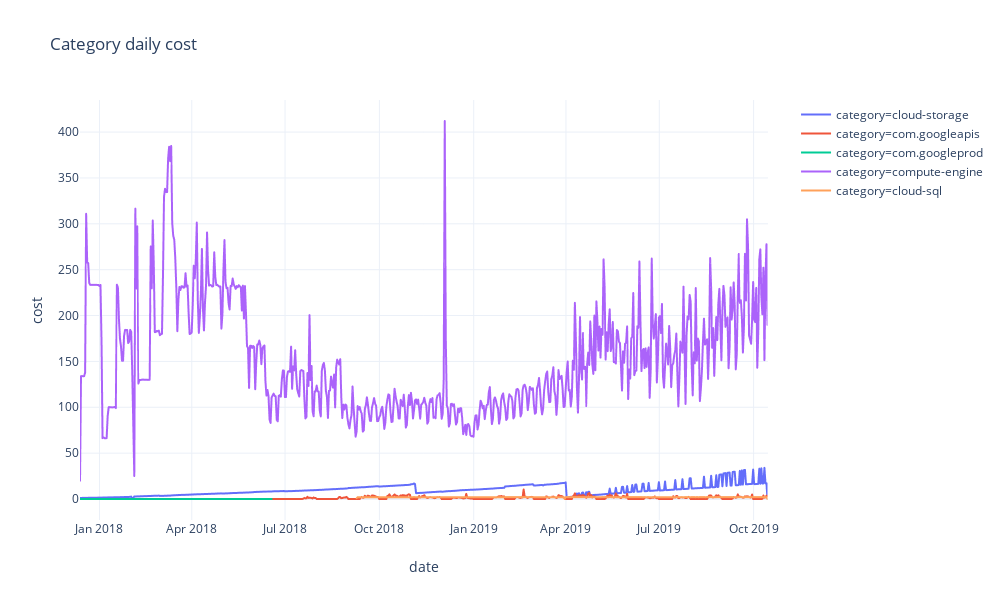

The notebook cell saved with this chart:
### Code cell
pe.line(categories, x='date', y='cost', color='category',
        width=width, template=template, title="Category daily cost")

### Figure 1 — Plotly figure (JSON) as saved in the notebook; plotly's stock layout.template omitted (floating-point values rounded to 4 significant figures; data arrays with more than 128 entries replaced by an {"elided": "..."} marker saying what was removed)
{"data": [{"hoverlabel": {"namelength": 0}, "hovertemplate": "category=cloud-storage<br>date=%{x}<br>cost=%{y}", "legendgroup": "category=cloud-storage", "line": {"color": "#636efa", "dash": "solid"}, "mode": "lines", "name": "category=cloud-storage", "showlegend": true, "type": "scattergl", "x": {"elided": "671 str values"}, "xaxis": "x", "y": {"elided": "671 float values"}, "yaxis": "y"}, {"hoverlabel": {"namelength": 0}, "hovertemplate": "category=com.googleapis<br>date=%{x}<br>cost=%{y}", "legendgroup": "category=com.googleapis", "line": {"color": "#EF553B", "dash": "solid"}, "mode": "lines", "name": "category=com.googleapis", "showlegend": true, "type": "scattergl", "x": {"elided": "671 str values"}, "xaxis": "x", "y": {"elided": "671 float values"}, "yaxis": "y"}, {"hoverlabel": {"namelength": 0}, "hovertemplate": "category=com.googleprod<br>date=%{x}<br>cost=%{y}", "legendgroup": "category=com.googleprod", "line": {"color": "#00cc96", "dash": "solid"}, "mode": "lines", "name": "category=com.googleprod", "showlegend": true, "type": "scattergl", "x": {"elided": "187 str values"}, "xaxis": "x", "y": {"elided": "187 int values"}, "yaxis": "y"}, {"hoverlabel": {"namelength": 0}, "hovertemplate": "category=compute-engine<br>date=%{x}<br>cost=%{y}", "legendgroup": "category=compute-engine", "line": {"color": "#ab63fa", "dash": "solid"}, "mode": "lines", "name": "category=compute-engine", "showlegend": true, "type": "scattergl", "x": {"elided": "671 str values"}, "xaxis": "x", "y": {"elided": "671 float values"}, "yaxis": "y"}, {"hoverlabel": {"namelength": 0}, "hovertemplate": "category=cloud-sql<br>date=%{x}<br>cost=%{y}", "legendgroup": "category=cloud-sql", "line": {"color": "#FFA15A", "dash": "solid"}, "mode": "lines", "name": "category=cloud-sql", "showlegend": true, "type": "scattergl", "x": {"elided": "402 str values"}, "xaxis": "x", "y": {"elided": "402 float values"}, "yaxis": "y"}], "layout": {"height": 600, "legend": {"tracegroupgap": 0}, "title": {"text": "Category daily cost"}, "width": 1000, "xaxis": {"anchor": "y", "autorange": true, "domain": [0, 0.98], "range": ["2017-12-13", "2019-10-15"], "title": {"text": "date"}, "type": "date"}, "yaxis": {"anchor": "x", "autorange": true, "domain": [0, 1], "range": [-22.89, 435.0], "title": {"text": "cost"}, "type": "linear"}}}
